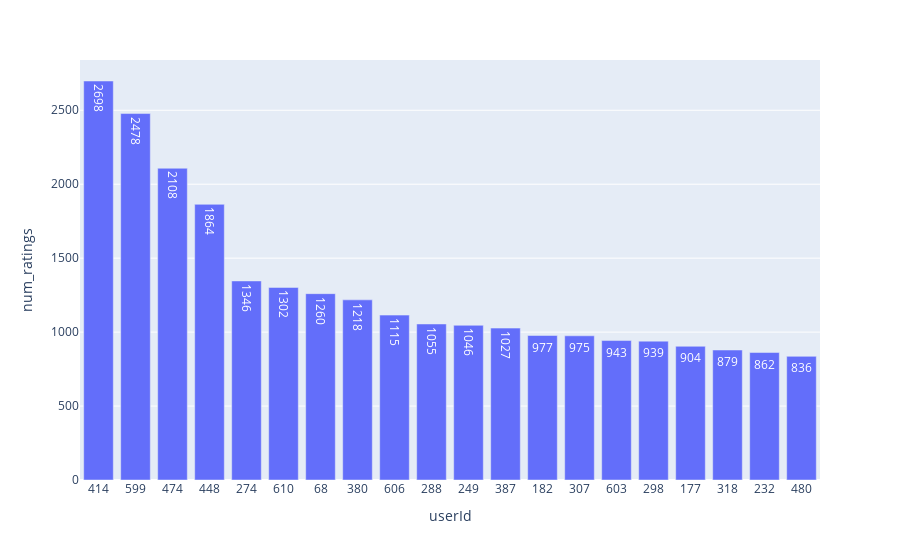

Source (notebook cell):
### Code cell
# distribution of ratings per user
df_plot = df_ratings.groupby(["userId"]).agg(num_ratings=("rating", "count")).reset_index().sort_values(by="num_ratings", ascending=False).head(20)
df_plot["userId"] = df_plot["userId"].astype(str)
fig = px.bar(df_plot, x='userId', y='num_ratings', text_auto=True)
fig.show()

### Figure 1 — Plotly figure (JSON) as saved in the notebook; plotly's stock layout.template omitted (floating-point values rounded to 4 significant figures)
{"data": [{"hovertemplate": "userId=%{x}<br>num_ratings=%{y}<extra></extra>", "legendgroup": "", "marker": {"color": "#636efa", "pattern": {"shape": ""}}, "name": "", "orientation": "v", "showlegend": false, "textposition": "auto", "texttemplate": "%{y}", "type": "bar", "x": ["414", "599", "474", "448", "274", "610", "68", "380", "606", "288", "249", "387", "182", "307", "603", "298", "177", "318", "232", "480"], "xaxis": "x", "y": [2698, 2478, 2108, 1864, 1346, 1302, 1260, 1218, 1115, 1055, 1046, 1027, 977, 975, 943, 939, 904, 879, 862, 836], "yaxis": "y"}], "layout": {"barmode": "relative", "legend": {"tracegroupgap": 0}, "margin": {"t": 60}, "xaxis": {"anchor": "y", "domain": [0, 1], "title": {"text": "userId"}}, "yaxis": {"anchor": "x", "domain": [0, 1], "title": {"text": "num_ratings"}}}}
